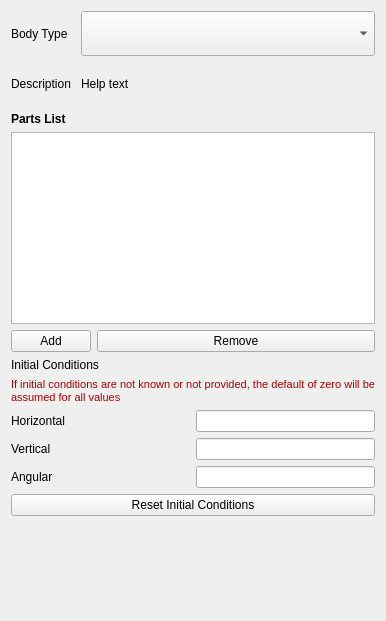
<?xml version="1.0" encoding="UTF-8"?>
<ui version="4.0">
 <class>TaskPanelDapBodies</class>
 <widget class="QWidget" name="TaskPanelDapBodies">
  <property name="geometry">
   <rect>
    <x>0</x>
    <y>0</y>
    <width>386</width>
    <height>621</height>
   </rect>
  </property>
  <property name="sizePolicy">
   <sizepolicy hsizetype="Expanding" vsizetype="Expanding">
    <horstretch>0</horstretch>
    <verstretch>0</verstretch>
   </sizepolicy>
  </property>
  <property name="windowTitle">
   <string>DAP body definition</string>
  </property>
  <layout class="QGridLayout" name="gridLayout">
   <item row="8" column="0">
    <spacer name="verticalSpacer">
     <property name="orientation">
      <enum>Qt::Vertical</enum>
     </property>
     <property name="sizeHint" stdset="0">
      <size>
       <width>20</width>
       <height>40</height>
      </size>
     </property>
    </spacer>
   </item>
   <item row="3" column="0" colspan="2">
    <widget class="QLabel" name="labelInitConditionDescription">
     <property name="enabled">
      <bool>true</bool>
     </property>
     <property name="sizePolicy">
      <sizepolicy hsizetype="Expanding" vsizetype="Minimum">
       <horstretch>0</horstretch>
       <verstretch>0</verstretch>
      </sizepolicy>
     </property>
     <property name="text">
      <string>&lt;html&gt;&lt;head/&gt;&lt;body&gt;&lt;p align=&quot;justify&quot;&gt;&lt;span style=&quot; font-size:8pt; color:#aa0000;&quot;&gt;If initial conditions are not known or not provided, the default of zero will be assumed for all values&lt;/span&gt;&lt;/p&gt;&lt;/body&gt;&lt;/html&gt;</string>
     </property>
     <property name="scaledContents">
      <bool>false</bool>
     </property>
     <property name="wordWrap">
      <bool>true</bool>
     </property>
    </widget>
   </item>
   <item row="2" column="0">
    <widget class="QLabel" name="lblInitialConditions">
     <property name="text">
      <string>Initial Conditions</string>
     </property>
    </widget>
   </item>
   <item row="5" column="0">
    <widget class="QLabel" name="lblVelocityVertical">
     <property name="enabled">
      <bool>true</bool>
     </property>
     <property name="text">
      <string>&lt;html&gt;&lt;head/&gt;&lt;body&gt;&lt;p&gt;Vertical&lt;/p&gt;&lt;/body&gt;&lt;/html&gt;</string>
     </property>
    </widget>
   </item>
   <item row="0" column="0" colspan="2">
    <layout class="QFormLayout" name="formLayout">
     <item row="0" column="0">
      <widget class="QLabel" name="labelBodyType">
       <property name="sizePolicy">
        <sizepolicy hsizetype="Expanding" vsizetype="Expanding">
         <horstretch>0</horstretch>
         <verstretch>0</verstretch>
        </sizepolicy>
       </property>
       <property name="text">
        <string>Body Type</string>
       </property>
      </widget>
     </item>
     <item row="0" column="1">
      <widget class="QComboBox" name="comboBodyType">
       <property name="sizePolicy">
        <sizepolicy hsizetype="Expanding" vsizetype="Expanding">
         <horstretch>0</horstretch>
         <verstretch>0</verstretch>
        </sizepolicy>
       </property>
      </widget>
     </item>
     <item row="1" column="0">
      <widget class="QLabel" name="label">
       <property name="sizePolicy">
        <sizepolicy hsizetype="Expanding" vsizetype="Expanding">
         <horstretch>0</horstretch>
         <verstretch>0</verstretch>
        </sizepolicy>
       </property>
       <property name="text">
        <string>Description </string>
       </property>
       <property name="wordWrap">
        <bool>false</bool>
       </property>
      </widget>
     </item>
     <item row="1" column="1">
      <widget class="QLabel" name="labelBodyDescription">
       <property name="enabled">
        <bool>true</bool>
       </property>
       <property name="sizePolicy">
        <sizepolicy hsizetype="Expanding" vsizetype="Expanding">
         <horstretch>0</horstretch>
         <verstretch>0</verstretch>
        </sizepolicy>
       </property>
       <property name="text">
        <string>Help text                           </string>
       </property>
       <property name="wordWrap">
        <bool>true</bool>
       </property>
      </widget>
     </item>
    </layout>
   </item>
   <item row="1" column="0" colspan="2">
    <layout class="QFormLayout" name="formLayout_2">
     <property name="verticalSpacing">
      <number>6</number>
     </property>
     <item row="1" column="0">
      <widget class="QLabel" name="label_2">
       <property name="sizePolicy">
        <sizepolicy hsizetype="Expanding" vsizetype="Expanding">
         <horstretch>0</horstretch>
         <verstretch>0</verstretch>
        </sizepolicy>
       </property>
       <property name="font">
        <font>
         <bold>true</bold>
        </font>
       </property>
       <property name="text">
        <string>Parts List</string>
       </property>
      </widget>
     </item>
     <item row="2" column="0" colspan="2">
      <widget class="QListWidget" name="partList">
       <property name="sizePolicy">
        <sizepolicy hsizetype="Expanding" vsizetype="Expanding">
         <horstretch>0</horstretch>
         <verstretch>0</verstretch>
        </sizepolicy>
       </property>
      </widget>
     </item>
     <item row="3" column="0">
      <widget class="QPushButton" name="buttonAddPart">
       <property name="sizePolicy">
        <sizepolicy hsizetype="Expanding" vsizetype="Expanding">
         <horstretch>0</horstretch>
         <verstretch>0</verstretch>
        </sizepolicy>
       </property>
       <property name="text">
        <string>Add</string>
       </property>
      </widget>
     </item>
     <item row="3" column="1">
      <widget class="QPushButton" name="buttonRemovePart">
       <property name="sizePolicy">
        <sizepolicy hsizetype="Expanding" vsizetype="Expanding">
         <horstretch>0</horstretch>
         <verstretch>0</verstretch>
        </sizepolicy>
       </property>
       <property name="text">
        <string>Remove</string>
       </property>
      </widget>
     </item>
    </layout>
   </item>
   <item row="6" column="0">
    <widget class="QLabel" name="lblVelocityAngular">
     <property name="enabled">
      <bool>true</bool>
     </property>
     <property name="text">
      <string>&lt;html&gt;&lt;head/&gt;&lt;body&gt;&lt;p&gt;Angular&lt;/p&gt;&lt;/body&gt;&lt;/html&gt;</string>
     </property>
    </widget>
   </item>
   <item row="7" column="0" colspan="2">
    <widget class="QPushButton" name="pbResetInitialConditions">
     <property name="text">
      <string>Reset Initial Conditions</string>
     </property>
    </widget>
   </item>
   <item row="4" column="0">
    <widget class="QLabel" name="lblVelocityHorizontal">
     <property name="enabled">
      <bool>true</bool>
     </property>
     <property name="sizePolicy">
      <sizepolicy hsizetype="Expanding" vsizetype="Preferred">
       <horstretch>0</horstretch>
       <verstretch>0</verstretch>
      </sizepolicy>
     </property>
     <property name="text">
      <string>&lt;html&gt;&lt;head/&gt;&lt;body&gt;&lt;p&gt;Horizontal&lt;/p&gt;&lt;/body&gt;&lt;/html&gt;</string>
     </property>
    </widget>
   </item>
   <item row="4" column="1">
    <widget class="Gui::InputField" name="velocityHorizontal"/>
   </item>
   <item row="5" column="1">
    <widget class="Gui::InputField" name="velocityVertical"/>
   </item>
   <item row="6" column="1">
    <widget class="Gui::InputField" name="velocityAngular"/>
   </item>
  </layout>
  <zorder>labelInitConditionDescription</zorder>
  <zorder>lblVelocityHorizontal</zorder>
  <zorder>lblVelocityVertical</zorder>
  <zorder>lblVelocityAngular</zorder>
  <zorder>verticalSpacer</zorder>
  <zorder>lblInitialConditions</zorder>
  <zorder>pbResetInitialConditions</zorder>
  <zorder>velocityHorizontal</zorder>
  <zorder>velocityVertical</zorder>
  <zorder>velocityAngular</zorder>
 </widget>
 <customwidgets>
  <customwidget>
   <class>Gui::InputField</class>
   <extends>QLineEdit</extends>
   <header>gui_inputfield.h</header>
  </customwidget>
 </customwidgets>
 <resources/>
 <connections/>
</ui>
